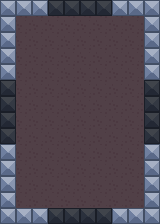

Rendered tile map (Tiled .tmx) drawn with the repository's tilesets; below, a short description and the map source with its tile grids summarised:
An orthogonal 10x14 tile map with 16x16 px tiles, 3 tile layers (loc2, background, walls), 3 tilesets.

<map version="1.4" tiledversion="1.4.2" orientation="orthogonal" renderorder="right-down" width="10" height="14" tilewidth="16" tileheight="16" infinite="0" nextlayerid="9" nextobjectid="1">
 <tileset firstgid="1" source="full tilemap.tsx" />
 <tileset firstgid="73" name="full tilemap2" tilewidth="16" tileheight="16" tilecount="72" columns="9">
  <image source="full tilemap2.png" width="144" height="128" />
 </tileset>
 <tileset firstgid="145" name="layer3" tilewidth="16" tileheight="16" tilecount="3" columns="3">
  <image source="layer3.png" width="48" height="16" />
 </tileset>
 <layer id="8" name="loc2" width="10" height="14">
  <data>[140 cells, 140 non-empty, 3 distinct tile ids]</data>
 </layer>
 <layer id="1" name="background" width="10" height="14">
  <data>[140 cells, 132 non-empty, 2 distinct tile ids]</data>
 </layer>
 <layer id="2" name="walls" width="10" height="14">
  <data>[140 cells, 28 non-empty, 1 distinct tile ids]</data>
 </layer>
</map>
